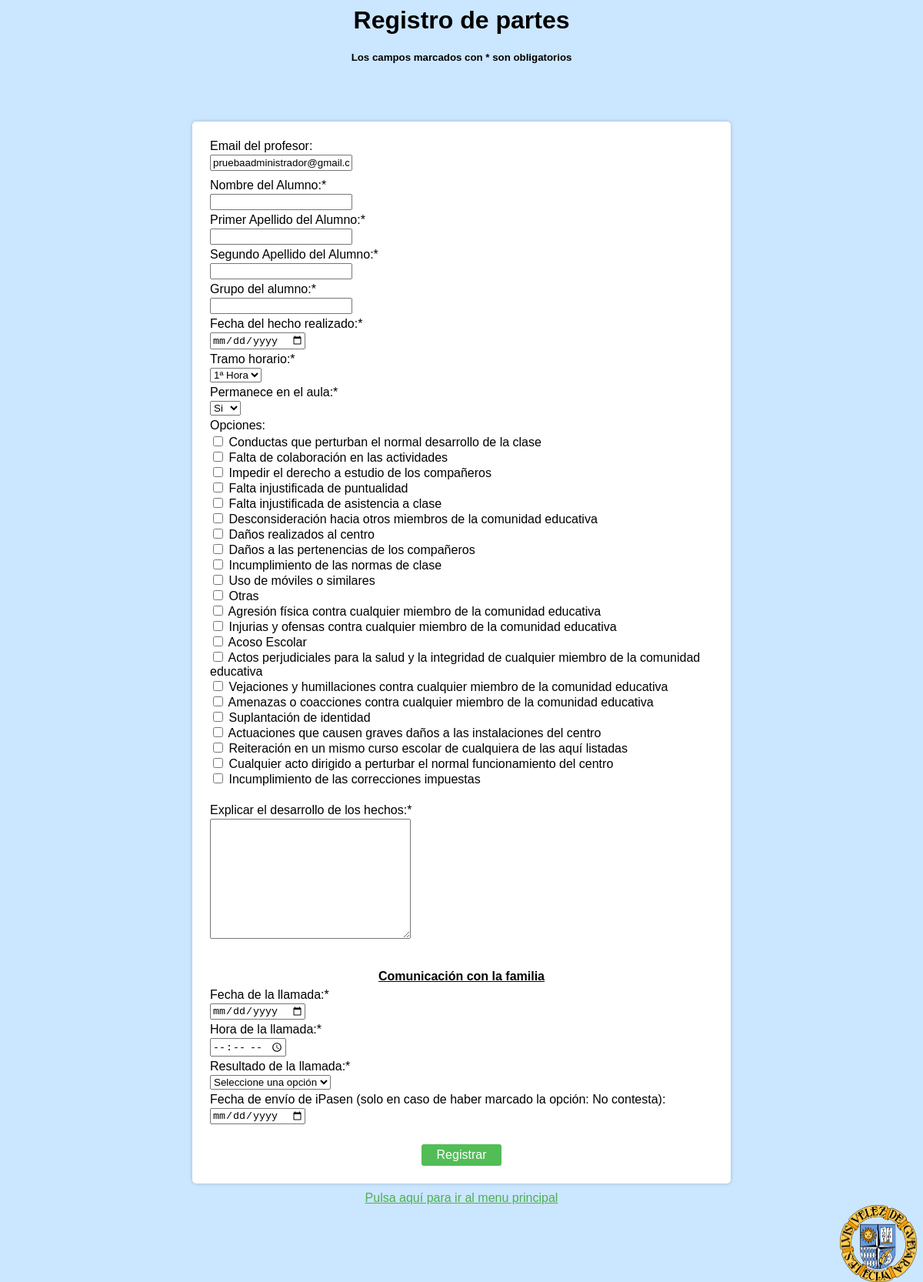
Screenshot of /incluirpartes.php (signed in) with the database file from the repository.
### tables this page shows
CREATE TABLE `motivo` (
  `id_motivo` int(11) NOT NULL,
  `Motivo` varchar(255) NOT NULL
);

### incluirpartes.php (the view, shortened to what this page needs)
<html>
<head>
    <link rel="stylesheet" type="text/css" href="csscomun.css" />
    <h1>Registro de partes</h1>
    <h5>Los campos marcados con * son obligatorios</h5>
</head>
<body>
    <table>
        <form method="POST">
            <tr>
                <td>Email del profesor:</td>
                <td align="left"> <input type="text" name="email"
                        value="<?php echo isset($_SESSION["email"]) ? $_SESSION["email"] : ''; ?>"></td>
            </tr>
            <tr>
                <td></td>
                <td></td>
            </tr>
            <tr>
                <td>Nombre del Alumno:*</td>
                <td align="left"> <input type="text" name="nombrealumno" required></td>
            </tr>
            <tr>
                <td>Primer Apellido del Alumno:*</td>
                <td align="left"> <input type="text" name="apellido1alumno" required></td>
            </tr>
            <tr>
                <td>Segundo Apellido del Alumno:*</td>
                <td align="left"> <input type="text" name="apellido2alumno" required></td>
            </tr>
            <tr>
                <td>Grupo del alumno:*</td>
                <td align="left"> <input type="text" name="grupo" required></td>
            </tr>
            <tr>
                <td>Fecha del hecho realizado:*</td>
                <td align="left"><input type="date" name="fecha" required></td>
            </tr>
            <tr>
                <td>Tramo horario:*</td>
                <td align="left">
                    <select name="tramo_horario" required>
                        <option value="1ª Hora">1ª Hora</option>
                    </select>
                </td>
            </tr>
            <tr>
                <td>Permanece en el aula:*</td>
                <td align="left">
                    <select name="permanece_aula" required>
                        <option value="Si">Si</option>
                    </select>
                </td>
            </tr>
            <tr>
                <td>Opciones:<br></td>
                <td>
                    <div align="left">
                        <?php
                      $idConexion = conectarbasedatos();
                        $consulta = "SELECT id_motivo, Motivo FROM motivo";
                        $result = mysqli_query($idConexion, $consulta);
                        while ($row = mysqli_fetch_assoc($result)) {
                            echo '<input type="checkbox" name="motivo_parte[]" value="' . $row['id_motivo'] . '"> ' . $row['Motivo'] . '<br>';
                        }
                        ?>
                    </div>
                </td>
            </tr>
            <tr>
                <td> <br>Explicar el desarrollo de los hechos:*</td>
                <td align="left"><textarea name="explicacion" rows="10" cols="30" required></textarea></td>
            </tr>
            <tr>
                <td colspan="2"><br><br>
                    <h4><br><br><u>Comunicación con la familia</u></h4>
                </td>
                <td>
            <tr>
                <td>Fecha de la llamada:*</td>
                <td align="left">
                    <input type="date" name="fecha_llamada" required>
                </td>
            </tr>
            <tr>
                <td>Hora de la llamada:*</td>
                <td align="left">
                    <input type="time" name="hora_llamada" required>
                </td>
            </tr>
            <tr>
                <td>Resultado de la llamada:*</td>
                <td align="left">
                    <select name="resultado_llamada" required>
                        <option value="">Seleccione una opción</option>
                    </select>
                </td>
            </tr>
            <tr>
                <td>Fecha de envío de iPasen (solo en caso de haber marcado la opción: No contesta):</td>
                <td align="left"> <input type="date" name="fecha_envio_ipasen"></td>
            </tr>
            <br>
            <tr>
                <td><br></td>
            </tr>
            <tr>
                <br><br>
                <td colspan="2"><input type="submit" name="registro" value="Registrar"></td>
            </tr>
        </form>
    </table>
    <a href="menu.php">Pulsa aquí para ir al menu principal</a>
</body>
<footer>
    <img src="img/logo-velez-alta-definicion-transparencia.png" width="100px" height="100px" align="right">
</footer>
</html>

### csscomun.css (style rules this page uses)
body { background-color: rgb(203, 230, 255); font-family: 'Trebuchet MS', 'Lucida Sans Unicode', 'Lucida Grande', 'Lucida Sans', Arial, sans-serif; }

### incluirpartes.php (style rules this page uses)
h1 { text-align: center; }
h5 { text-align: center; }
h4 { margin: 0 auto; }
table { max-width: 700px; margin: 0 auto; background-color: white; padding: 20px; border-radius: 5px; box-shadow: 0px 0px 5px 0px rgba(0, 0, 0, 0.2); text-align: right; }
input[type="submit"] { background-color: #52bd56; color: white; border: none; padding: 5px 20px; border-radius: 3px; font-size: 16px; cursor: pointer; margin: 0 auto; }
a { display: block; margin-top: 10px; text-align: center; color: #4CAF50; }
td { vertical-align: top; display: flex; }

### rows the page displays
motivo: Motivo "Conductas que perturban el normal desarrollo de la clase"
motivo: Motivo "Falta de colaboración en las actividades"
motivo: Motivo "Impedir el derecho a estudio de los compañeros"
motivo: Motivo "Falta injustificada de puntualidad"
motivo: Motivo "Falta injustificada de asistencia a clase"
motivo: Motivo "Desconsideración hacia otros miembros de la comunidad educativa"
motivo: Motivo "Daños realizados al centro"
motivo: Motivo "Daños a las pertenencias de los compañeros"
motivo: Motivo "Incumplimiento de las normas de clase"
motivo: Motivo "Uso de móviles o similares"
motivo: Motivo "Otras"
motivo: Motivo "Agresión física contra cualquier miembro de la comunidad educativa"
motivo: Motivo "Injurias y ofensas contra cualquier miembro de la comunidad educativa"
motivo: Motivo "Acoso Escolar"
motivo: Motivo "Actos perjudiciales para la salud y la integridad de cualquier miembro de la comunidad educativa"
motivo: Motivo "Vejaciones y humillaciones contra cualquier miembro de la comunidad educativa"
motivo: Motivo "Amenazas o coacciones contra cualquier miembro de la comunidad educativa"
motivo: Motivo "Suplantación de identidad"
motivo: Motivo "Actuaciones que causen graves daños a las instalaciones del centro"
motivo: Motivo "Reiteración en un mismo curso escolar de cualquiera de las aquí listadas"
motivo: Motivo "Cualquier acto dirigido a perturbar el normal funcionamiento del centro"
motivo: Motivo "Incumplimiento de las correcciones impuestas"
